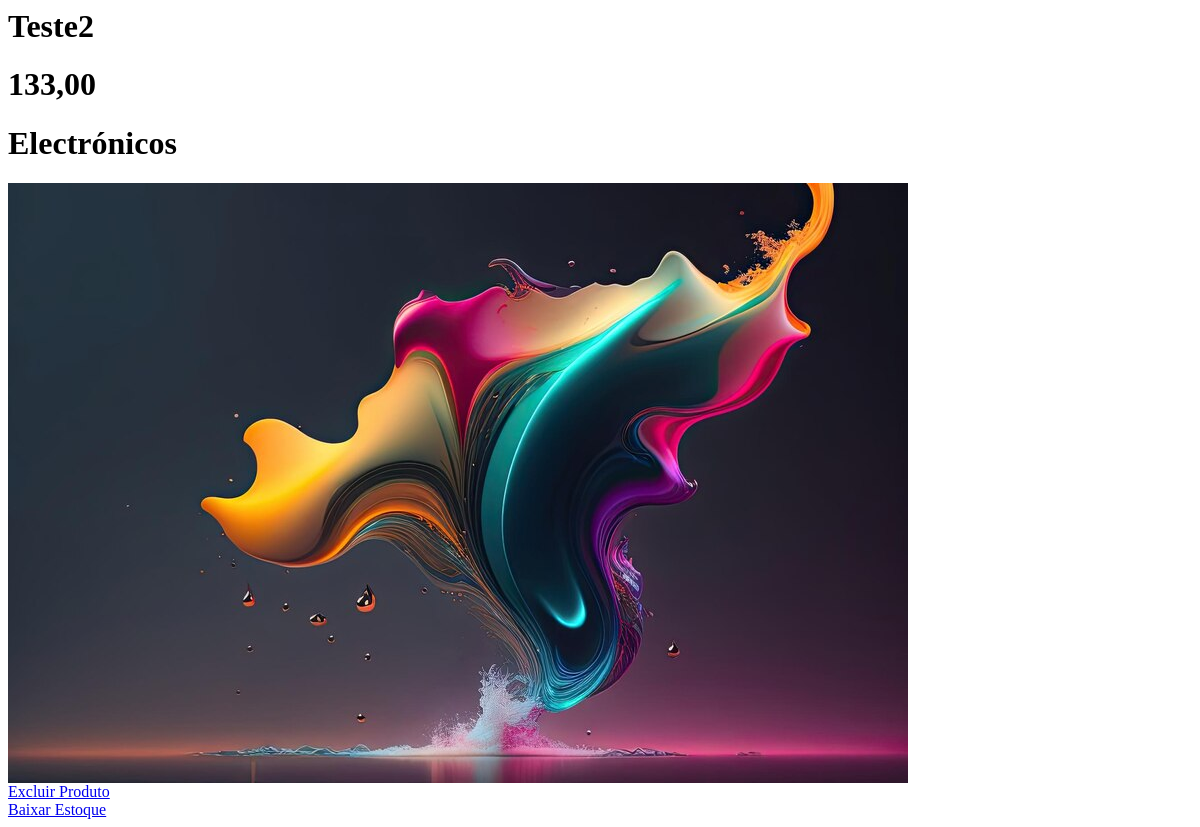
Page /product-detail/9/ on the earlier database version.
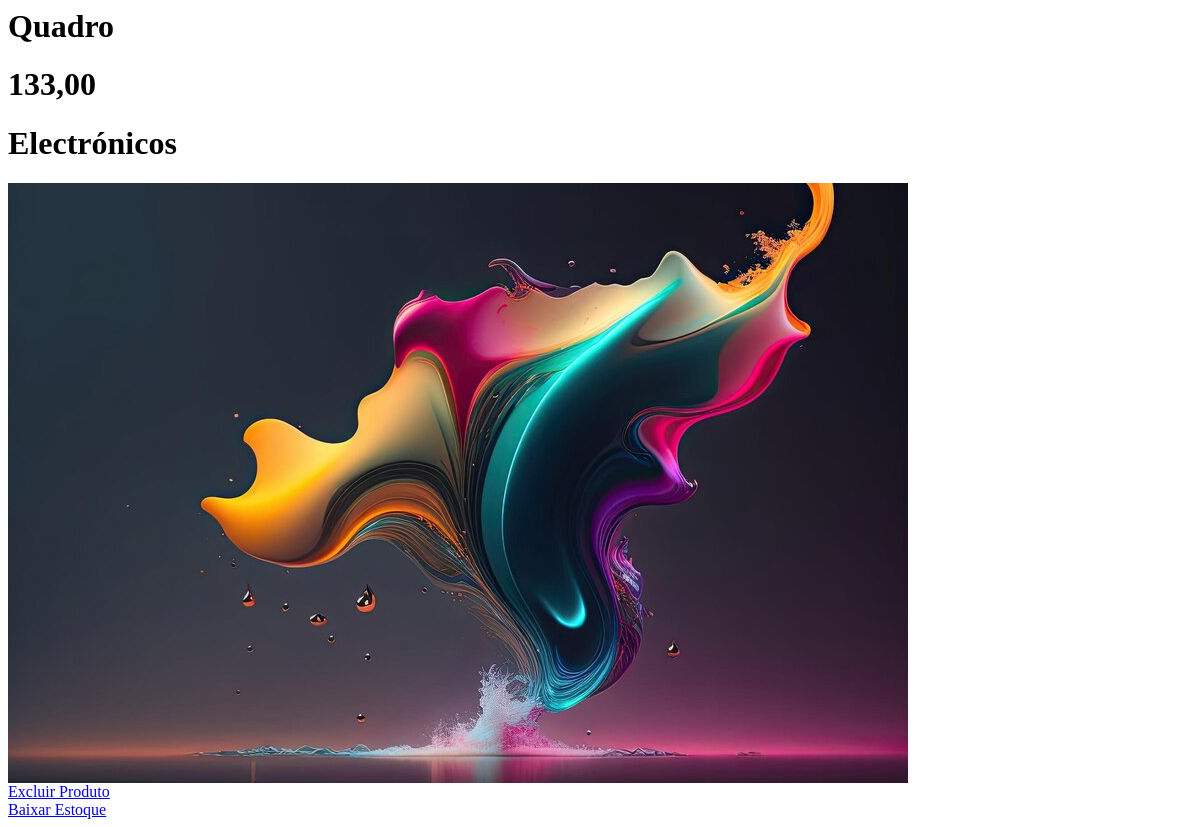
Same page on the later database version.
### stockADS/models.py (models this page shows, shortened)
class Products(models.Model):
    name = models.CharField(max_length=255)
    category = models.ForeignKey(Categories, on_delete=models.CASCADE)
    picture = models.ImageField(blank=False)
    cod = models.IntegerField(unique=True)
    price = models.DecimalField(max_digits=12, decimal_places=2)
    description = models.TextField()
    qtd = models.IntegerField()
    discount = models.IntegerField()
    created_at = models.DateField()
    in_stock = models.BooleanField(default=False)
    class Meta:
        verbose_name = 'Product'
        verbose_name_plural = 'Products'

class Categories(models.Model):
    name = models.CharField(max_length=255)
    def __str__(self):
        return self.name
    class Meta:
        verbose_name = 'Category'
        verbose_name_plural = 'Categories'

### stockADS/views.py (the view)
# urls.py: path('product-detail/<int:id>/', views.product_detail, name='product-detail')
def product_detail(request, id):
    product = Products.objects.get(id=id)
    return render(request, 'pages/product_detail.html', {'product':product})

### stockADS/templates/pages/product_detail.html (shortened to what this page needs)
<h1>{{ product.name }}</h1>
<h1>{{ product.price }}</h1>
<h1>{{ product.category }}</h1>
<img src="{{product.picture.url}}" alt="">
<div class="card">
    <a href="{% url 'delete-product' product.id %}" class="btn btn-danger">Excluir Produto</a>
</div>
<div class="card">
    <a href="{% url 'sell-product' product.id %}" class="btn btn-danger">Baixar Estoque</a>
</div>

Differences in the rows shown:
changed Products "Electrónicos": name "Teste2" → "Quadro"
